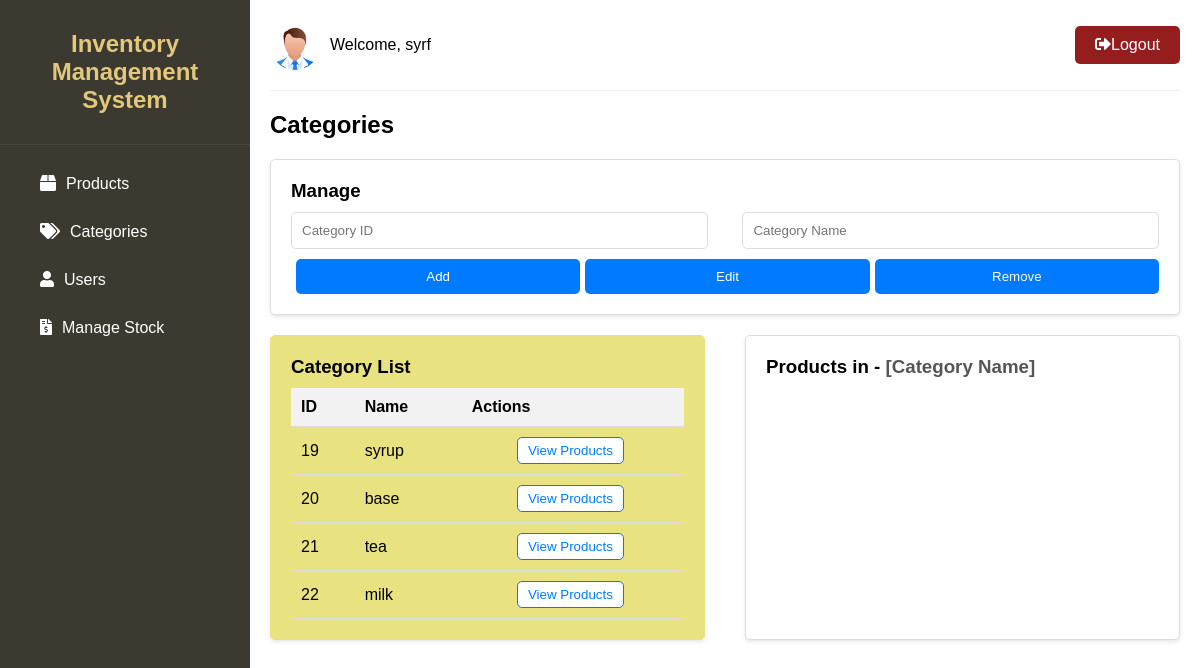
Page /dash-catg.php (signed in) on the committed database.
### tables this page shows
CREATE TABLE `category` (
  `id` int(11) NOT NULL,
  `name` varchar(250) NOT NULL
);

### dash-catg.php (the view, shortened to what this page needs)
<?php
require_once 'db_connect.php';
$sql = "SELECT * FROM category";
$stmt = $conn->prepare($sql);
$stmt->execute();
?>
<!DOCTYPE html>
<html>
<head>
    <link rel="stylesheet" href="https://cdnjs.cloudflare.com/ajax/libs/font-awesome/5.15.4/css/all.min.css">
    <link rel="stylesheet" href="css/common-style.css">
    <link rel="stylesheet" href="css/catg-style.css">
</head>
<body>
<?php include 'common-section.php'; ?>
        <h2>Categories</h2>
<div class="category-section">
<div class="category-form">
  <h3>Manage</h3>
  <form action="category.php" method="post">
    <input type="number" name="id" id="category_id" placeholder="Category ID">
    <input type="text" name="name" id="category_name" placeholder="Category Name">
    <div class="form-buttons">
      <button type="submit" name="add" class="add-btn">Add</button>
      <button type="submit" name="edit" class="edit-btn">Edit</button>
      <button type="submit" name="remove" class="remove-btn">Remove</button>
    </div>
  </form>
</div>
<div class="category-table">
  <h3>Category List</h3>
  <table>
    <thead>
      <tr>
        <th>ID</th>
        <th>Name</th>
        <th>Actions</th>
      </tr>
    </thead>
    <tbody>
      <?php
        while ($row = $stmt->fetch(PDO::FETCH_ASSOC)) {
          echo "<tr>";
          echo "<td>".$row['id']."</td>";
          echo "<td>".$row['name']."</td>";
          echo "<td>";
          echo "<button class='view-products-btn' data-category-id='".$row['id']."' data-category-name='".$row['name']."'>View Products</button>";
          echo "</td>";
          echo "</tr>";
        }
      ?>
    </tbody>
  </table>
</div>
<div class="product-table">
  <h3>Products in - <span id="categoryName" style="color:#555">[Category Name]</span></h3>
</div>
</div>
        </div>
    </div>
</body>
</html>

### css/common-style.css (style rules this page uses)
* { box-sizing: border-box; margin: 0; padding: 0; font-family: Arial, sans-serif; }
.content h2 { margin-bottom: 20px; font-size: 24px; }

### css/catg-style.css (style rules this page uses)
.category-section { display: flex; flex-wrap: wrap; justify-content: space-between; margin-top: 20px; }
.category-table { width: calc(50% - 20px); padding: 20px; border: 1px solid #e8e281; border-radius: 5px; background-color: #e8e281; box-shadow: 0 2px 4px rgba(0, 0, 0, 0.1); }
.category-table h3 { margin-bottom: 10px; }
.category-table table { width: 100%; border-collapse: collapse; }
.category-table th, .category-table td { padding: 10px; text-align: left; border-bottom: 1px solid #ddd; }
.category-table th { font-weight: bold; background-color: #f2f2f2; }
.category-table td:last-child { text-align: center; }
.category-table .view-products-btn { background-color: #fff; color: #007bff; border: 1px solid #007bff; border-radius: 5px; padding: 5px 10px; cursor: pointer; margin-right: 5px; transition: all 0.3s ease; }
.product-table { width: calc(50% - 20px); padding: 20px; border: 1px solid #ddd; border-radius: 5px; background-color: #fff; box-shadow: 0 2px 4px rgba(0, 0, 0, 0.1); }
.product-table h3 { margin-bottom: 10px; }
.category-form { width: 100%; margin-bottom: 20px; padding: 20px; border: 1px solid #ddd; border-radius: 5px; background-color: #fff; box-shadow: 0 2px 4px rgba(0, 0, 0, 0.1); }
.category-form h3 { margin-bottom: 10px; }
.category-form form { display: flex; flex-wrap: wrap; justify-content: space-between; align-items: center; }
.category-form input { padding: 10px; margin-bottom: 10px; border: 1px solid #ddd; border-radius: 5px; width: 48%; outline: none; }
.category-form .form-buttons { width: 100%; display: flex; justify-content: flex-end; }
.category-form button { background-color: #007bff; color: #fff; border: none; border-radius: 5px; padding: 10px; cursor: pointer; margin-left: 5px; transition: all 0.3s ease; width:33%; }

### rows in the picture
category: id "19", name "syrup"
category: id "20", name "base"
category: id "21", name "tea"
category: id "22", name "milk"

### other values in the picture
$user_fullname "syrf"
